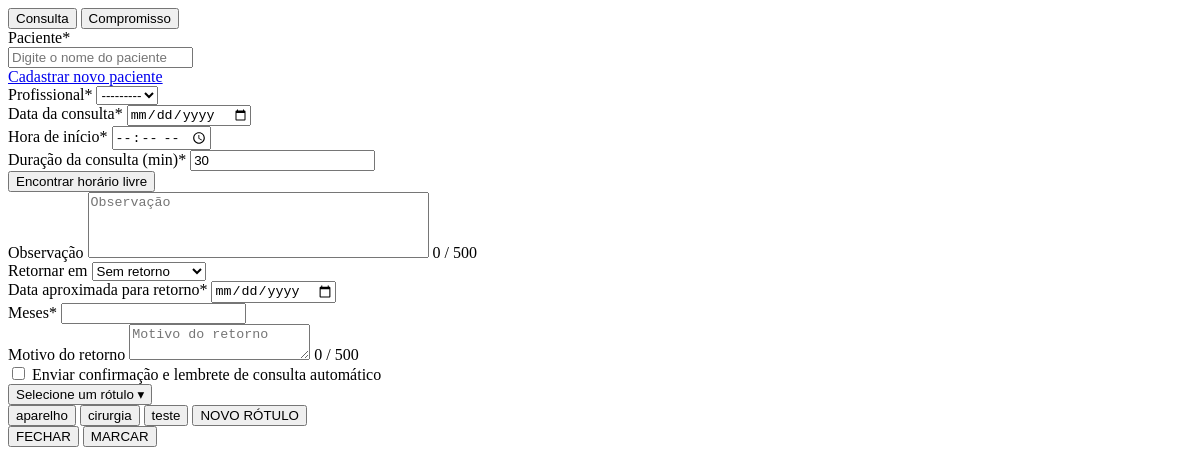
/agenda/novo/ (signed in), run on an earlier commit of the app's database.
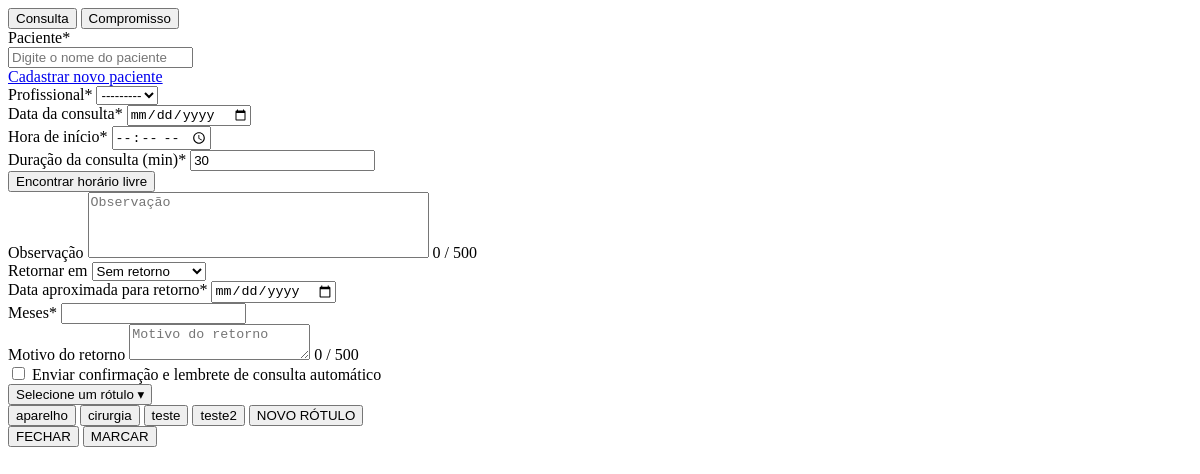
And on a later commit of the database.
### Clinica_Sorriso/models.py (models this page shows, shortened)
class Etiqueta(models.Model):
    nome = models.CharField(
        max_length=50,
        unique=True,
        verbose_name="Nome da Etiqueta"
    )
    cor = models.CharField(
        max_length=7,
        default="#28a745",
        verbose_name="Código Hex da Cor"
    )

### Clinica_Sorriso/views.py (the view)
# urls.py: path("agenda/novo/", views.criar_agendamento, name="criar_agendamento"),
@login_required
def criar_agendamento(request):
    profissional_id = request.GET.get("profissional") or request.POST.get("profissional")
    if request.method == "POST":
        form = AgendamentoForm(request.POST)
        if form.is_valid():
            nome_paciente = form.cleaned_data["paciente_nome"].strip()
            paciente = Paciente.objects.filter(
                nome__iexact=nome_paciente
            ).first()
            if not paciente:
                paciente = Paciente.objects.create(
                    nome=nome_paciente
                )
            agendamento = form.save(commit=False)
            agendamento.paciente = paciente
            agendamento.save()
            if request.headers.get("x-requested-with") == "XMLHttpRequest":
                return JsonResponse({
                    "ok": True,
                    "mensagem": "Agendamento criado com sucesso."
                })
            return redirect("agenda")
        else:
            print("FORM INVALIDO:", form.errors)
            if request.headers.get("x-requested-with") == "XMLHttpRequest":
                return JsonResponse({
                    "ok": False,
                    "erros": form.errors
                }, status=400)
    else:
        initial = {
            "data": request.GET.get("dia"),
            "hora_inicio": request.GET.get("hora"),
        }
        if profissional_id:
            initial["profissional"] = profissional_id
        form = AgendamentoForm(initial=initial)
    return render(
        request,
        "Clinica_Sorriso/agenda/criar_agendamento.html",
        {
            "form": form,
            "profissional_id": profissional_id,
        }
    )

### Clinica_Sorriso/models.py (called while the page is built)
    def __str__(self):
        return self.nome

### Clinica_Sorriso/verificador_de_usuario.py (called while the page is built)
def user_roles(request):
    if request.user.is_authenticated:
        return {
            'is_admin': request.user.groups.filter(name='Administrador').exists(),
            'is_dentista': request.user.groups.filter(name='Dentista').exists(),
            'is_recepcionista': request.user.groups.filter(name='Recepcionista').exists(),
        }
    return {
        'is_admin': False,
        'is_dentista': False,
        'is_recepcionista': False,
    }

### Clinica_Sorriso/templates/Clinica_Sorriso/agenda/criar_agendamento.html (shortened to what the changed rows need)
<div class="modal-novo-agendamento">
    <form method="POST" action="{% url 'criar_agendamento' %}" id="formNovoAgendamento">
        <div id="conteudoConsultaAgendamento">
            <div class="campo-etiqueta-agendamento">
                <div class="select-etiqueta-custom" id="selectEtiquetaCustom">
                    <div class="menu-etiquetas-agendamento" id="menuEtiquetasAgendamento">
                        {% for etiqueta in form.fields.etiqueta.queryset %}
                            <button
                                type="button"
                                class="item-etiqueta-agendamento"
                                data-id="{{ etiqueta.id }}"
                                data-nome="{{ etiqueta.nome }}"
                                data-cor="{{ etiqueta.cor }}"
                                onclick="window.selecionarEtiquetaAgendamento(event, this)"
                            >
                                <span>{{ etiqueta.nome }}</span>
                            </button>
                        {% empty %}
                            <div class="item-etiqueta-vazio">
                                Nenhum rótulo cadastrado
                            </div>
                        {% endfor %}
                    </div>
                </div>
            </div>
        </div>
    </form>
</div>

What changed in the data, as far as the page shows it:
added Etiqueta: nome "teste2"
